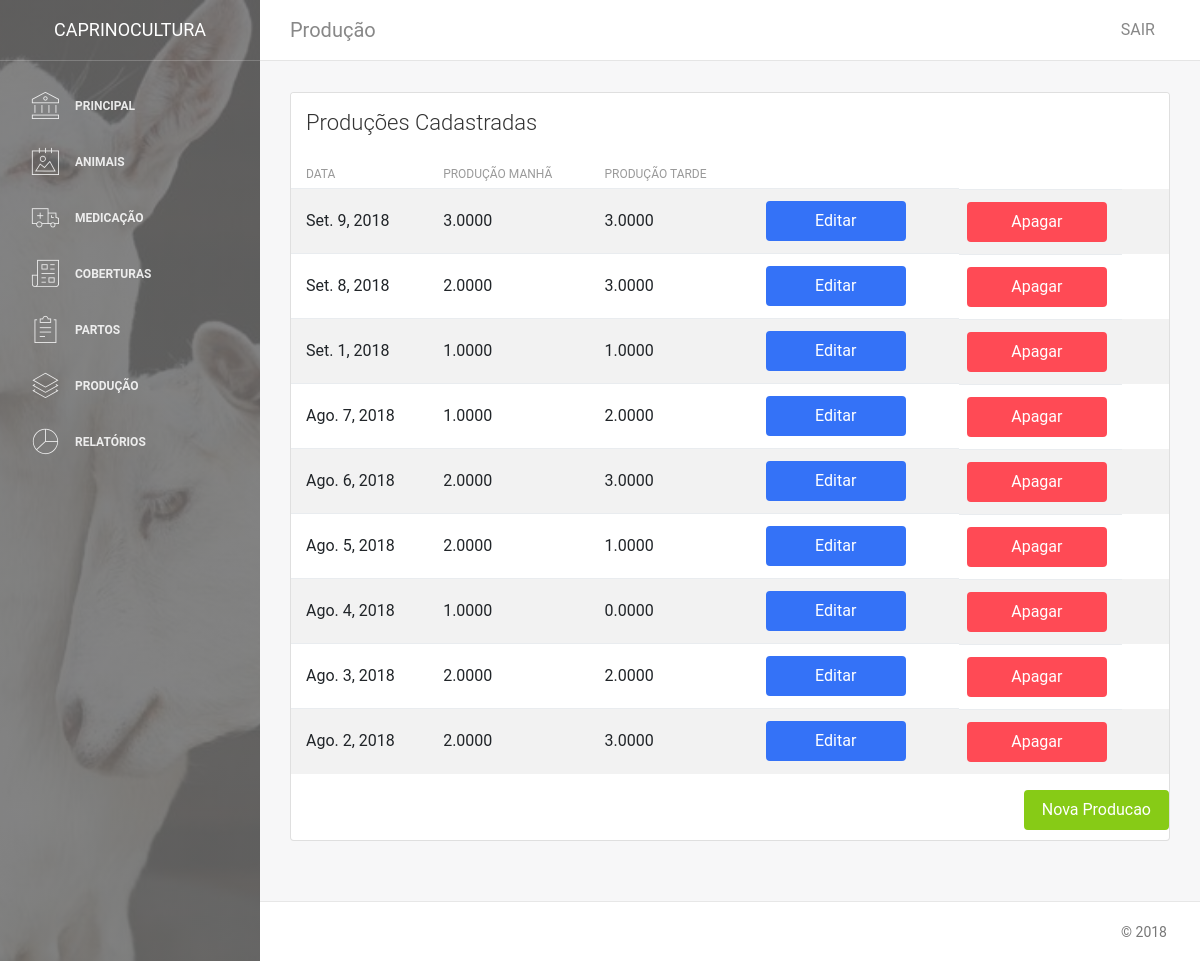
The page /animais/mostra_producao/27 (signed in) on the database its author committed.
### caprino/animais/models.py (models this page shows)
class Producao(models.Model):
    data_producao = models.DateField(verbose_name='Data')
    manha_producao = models.DecimalField(verbose_name='Peso Manhã', max_digits=5, decimal_places=4, blank=True, null=True)
    tarde_producao = models.DecimalField(verbose_name='Peso Tarde', max_digits=5, decimal_places=4, blank=True, null=True)
    descarte_producao = models.CharField(verbose_name='Descarte Produção', max_length=50, blank=True, null=True)
    id_cabra = models.ForeignKey(Animal, verbose_name="Cabra", on_delete=models.SET_NULL, null=True)
    class Meta:
        verbose_name = 'Producao'

### caprino/animais/views.py (the view)
# urls.py: path('mostra_producao/<int:pk>', views.MostraProducao, name='Mostra_Producao'),
@login_required
def MostraProducao(request, pk):
    producao = Producao.objects.all().filter(id_cabra_id=pk).order_by('-data_producao')
    paginator = Paginator(producao, 30)
    page = request.GET.get('page')
    try:
        producao = paginator.page(page)
    except PageNotAnInteger:
        producao = paginator.page(1)
    except EmptyPage:
        producao = paginator.page(paginator.num_pages)
    return render(request, 'mostraProducao.html', {'producao': producao, 'cabra': pk})

### templates/mostraProducao.html (shortened to what this page needs)
{% extends 'base.html' %}
{% block conteudo %}
<nav class="navbar navbar-expand-lg " color-on-scroll="500">
    <div class=" container-fluid  ">
        <a class="navbar-brand" href="#pablo">Produção </a>
        <div class="collapse navbar-collapse justify-content-end" id="navigation">
            <ul class="nav navbar-nav mr-auto">
                <li class="nav-item">
                    <a href="#" class="nav-link" data-toggle="dropdown">
                    </a>
                </li>
            </ul>
            <ul class="navbar-nav ml-auto">
                <li class="nav-item">
                    <a class="nav-link" href="{% url 'caprino.contas:Sair' %}">
                        <span class="no-icon">SAIR</span>
                    </a>
                </li>
            </ul>
        </div>
    </div>
</nav>
<div class="content">
    <div class="container-fluid">
        <div class="row">
            <div class="col-md-12">
            </div>
        </div>
    </div>
    <div class="container-fluid">
        <div class="row">
            <div class="col-md-12">
                <div class="card strpied-tabled-with-hover">
                    <div class="card-header ">
                        <h4 class="card-title">Produções Cadastradas</h4>
                    </div>
                    <div class="card-body table-full-width table-responsive">
                        <table class="table table-hover table-striped">
                            <thead>
                                <tr>
                                    <th>Data</th>
                                    <th>Produção Manhã</th>
                                    <th>Produção tarde</th>
                                </tr>
                            </thead>
                            <tbody>
                                {% for p in producao %}
                                <tr>
                                    <td>{{ p.data_producao }}</td>
                                    <td>{{ p.manha_producao }}</td>
                                    <td>{{ p.tarde_producao }}</td>
                                    <td><a class="btn btn-primary btn-fill btn-wd" href="{% url 'caprino.animais:Atualiza_Producao' id_prod=p.id id_cabra=cabra %}" title="Editar">Editar</a></td>
                                    <td><a class="btn btn-danger btn-fill btn-wd" href="{% url 'caprino.animais:Delete_Producao' p.id %}" title="Apagar">Apagar</a></td>
                                </tr>
                                {% endfor %}
                            </tbody>
                        </table>
                        <a style="float:right;" class="btn btn-success btn-fill btn-wd" href="{% url 'caprino.animais:Nova_Producao' cabra %}" role="button">Nova Producao</a>
                    </div>
                </div>
            </div>
        </div>
    </div>
</div>
{% endblock %}

### rows shown on the page
Producao: data_producao "Set. 9, 2018", manha_producao "3.0000", tarde_producao "3.0000"
Producao: data_producao "Set. 8, 2018", manha_producao "2.0000", tarde_producao "3.0000"
Producao: data_producao "Set. 1, 2018", manha_producao "1.0000", tarde_producao "1.0000"
Producao: data_producao "Ago. 7, 2018", manha_producao "1.0000", tarde_producao "2.0000"
Producao: data_producao "Ago. 6, 2018", manha_producao "2.0000", tarde_producao "3.0000"
Producao: data_producao "Ago. 5, 2018", manha_producao "2.0000", tarde_producao "1.0000"
Producao: data_producao "Ago. 4, 2018", manha_producao "1.0000", tarde_producao "0.0000"
Producao: data_producao "Ago. 3, 2018", manha_producao "2.0000", tarde_producao "2.0000"
Producao: data_producao "Ago. 2, 2018", manha_producao "2.0000", tarde_producao "3.0000"
